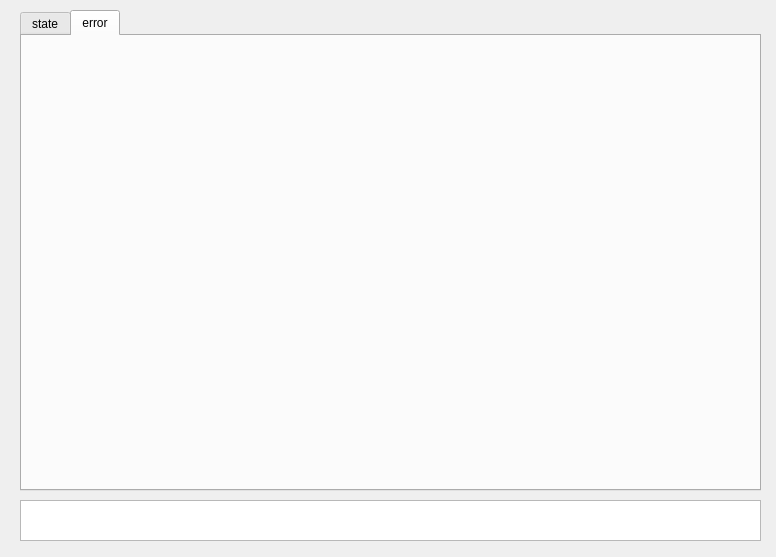
<?xml version="1.0" encoding="UTF-8"?>
<ui version="4.0">
 <class>Display</class>
 <widget class="QWidget" name="Display">
  <property name="geometry">
   <rect>
    <x>0</x>
    <y>0</y>
    <width>776</width>
    <height>557</height>
   </rect>
  </property>
  <property name="windowTitle">
   <string>Form</string>
  </property>
  <widget class="QTabWidget" name="tabWidget">
   <property name="geometry">
    <rect>
     <x>20</x>
     <y>10</y>
     <width>741</width>
     <height>481</height>
    </rect>
   </property>
   <property name="currentIndex">
    <number>1</number>
   </property>
   <widget class="QWidget" name="tab">
    <attribute name="title">
     <string>state</string>
    </attribute>
    <widget class="QWidget" name="verticalLayoutWidget">
     <property name="geometry">
      <rect>
       <x>10</x>
       <y>10</y>
       <width>721</width>
       <height>431</height>
      </rect>
     </property>
     <layout class="QVBoxLayout" name="stateGraph"/>
    </widget>
   </widget>
   <widget class="QWidget" name="tab_2">
    <attribute name="title">
     <string>error</string>
    </attribute>
    <widget class="QWidget" name="verticalLayoutWidget_2">
     <property name="geometry">
      <rect>
       <x>10</x>
       <y>10</y>
       <width>721</width>
       <height>431</height>
      </rect>
     </property>
     <layout class="QVBoxLayout" name="errorGraph"/>
    </widget>
   </widget>
  </widget>
  <widget class="QTextBrowser" name="information2">
   <property name="geometry">
    <rect>
     <x>20</x>
     <y>500</y>
     <width>741</width>
     <height>41</height>
    </rect>
   </property>
  </widget>
 </widget>
 <resources/>
 <connections/>
</ui>
